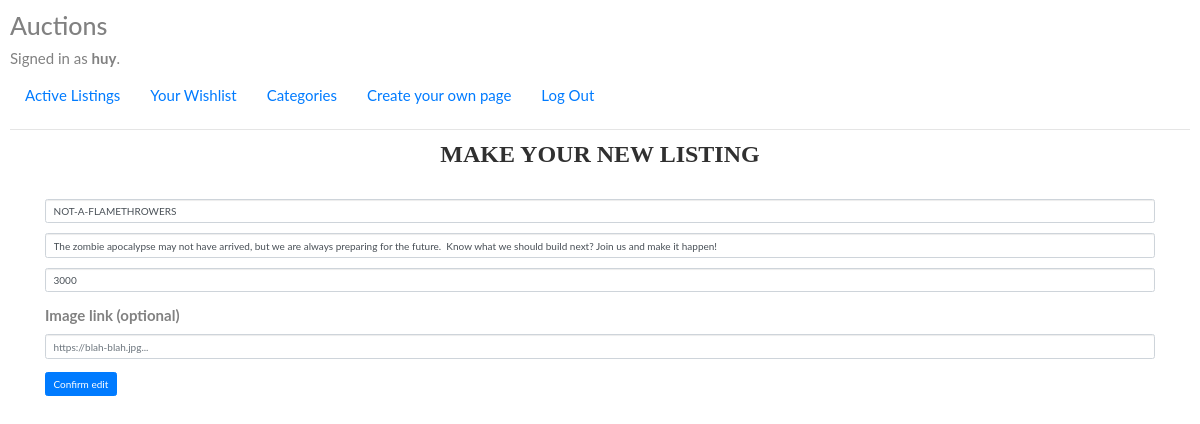
The app's page /74/edit (signed in), older data.
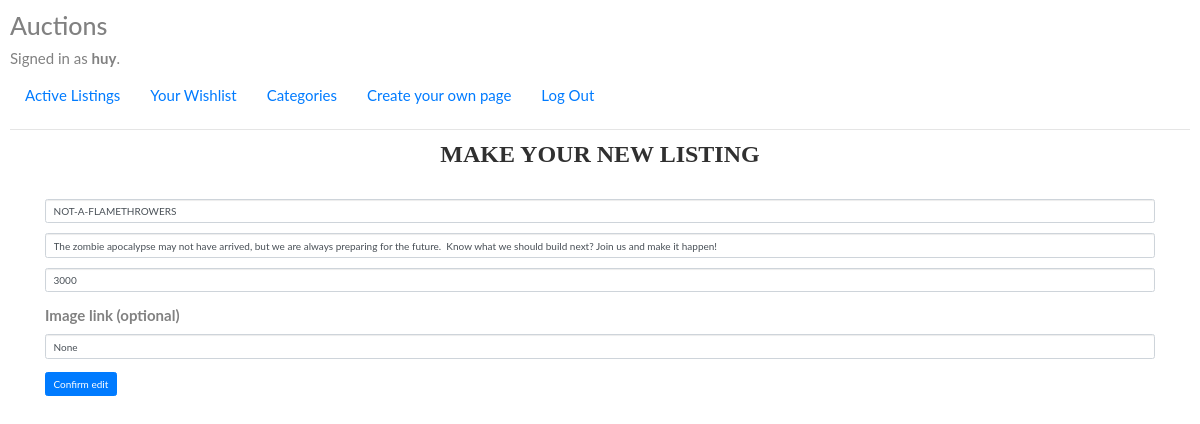
The same page, newer data.
### auctions/models.py (models this page shows, shortened)
class Listing(models.Model):
    owner = models.ForeignKey(User,on_delete=CASCADE,related_name="owner")
    title = models.CharField(max_length=64)
    description = models.TextField()
    price = models.IntegerField()
    winner = models.ForeignKey(User,on_delete=CASCADE,related_name="winner",blank=True,null=True)
    category = models.ManyToManyField(Category, related_name="categories")
    initial_time = models.DateTimeField(auto_now_add=True)
    end_time = models.DateTimeField(auto_now=True)
    link = models.CharField(max_length=64,default=None,blank=True,null=True)
    image = models.FileField(null=True,blank=True,upload_to="images/")
    followed = models.ManyToManyField(User,blank = True,  related_name="following")
    active = models.BooleanField(default=True)

### auctions/views.py (the view, shortened to what this page needs)
# urls.py: path("<int:item_id>/edit", views.edit, name="edit"),
def edit(request,item_id):
    try:
        item=Listing.objects.get(pk=item_id)
        if item.owner == request.user:
            return render(request,"auctions/edit.html",{
            "item":item,
            "category": Category.objects.all(),
            "categories":Category.objects.all()
            })
        else:
            return render(request,"auctions/index.html",{
            "message":"You do not have the authority to edit this page!!!!!"
        })
    except ObjectDoesNotExist:
            return render(request,"auctions/index.html",{
            "message":"No page found"
        })

### auctions/models.py (called while the page is built)
    def __str__(self):
        return self.category

### auctions/templates/auctions/edit.html (shortened to what this page needs)
{% extends "auctions/layout.html" %}
{% block body %}
<div class="container">
    <h2>Make your new Listing</h2>
    <form action={% url 'edit' item.id %} method="post">
        <div class="form-group">
            <input class="form-control" autofocus type="text" name="Title" value = "{{item.title}}" placeholder="What're you selling?">
        </div>
        <div class="form-group">
            <input class="form-control" type="text" name="Description" value = "{{item.description}}">
        </div>
        <div class="form-group">
            <input class="form-control" type="number" name="Price" value = "{{item.price}}" placeholder="Starting price">
        </div>
        <div class="form-group">
            <label>Image link (optional)</label>
            <input type="text" class="form-control" id="exampleFormControlInput1" placeholder="https://blah-blah.jpg..." value="{{item.link}}" name="link">
        </div>
        <input class="btn btn-primary" type="submit" value="Confirm edit">
    </form>
</div>
{% endblock %}

Row changes from the older to the newer data that the page shows:
changed Listing "NOT-A-FLAMETHROWERS": link (not shown) → "None"
